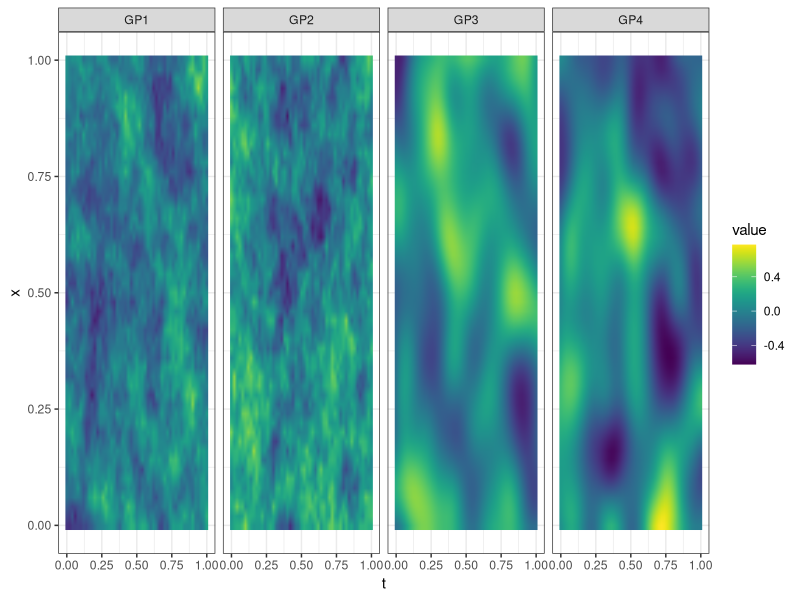
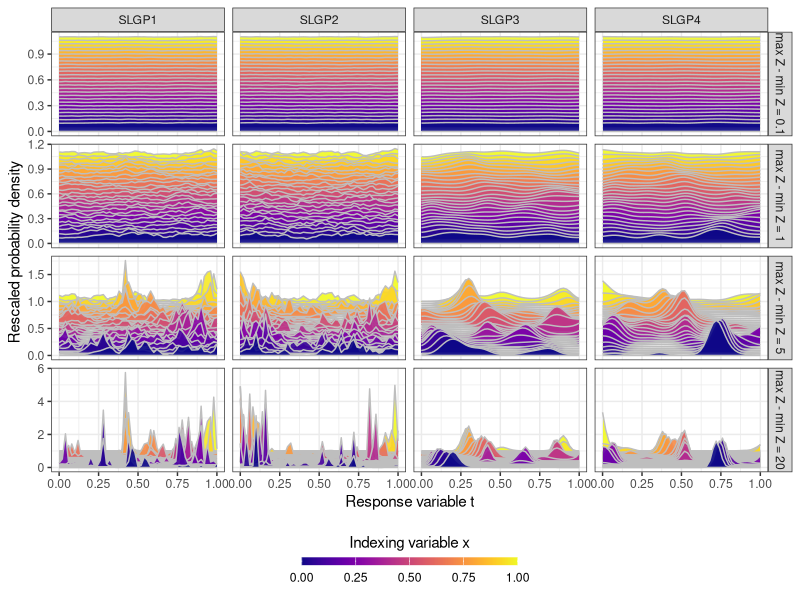
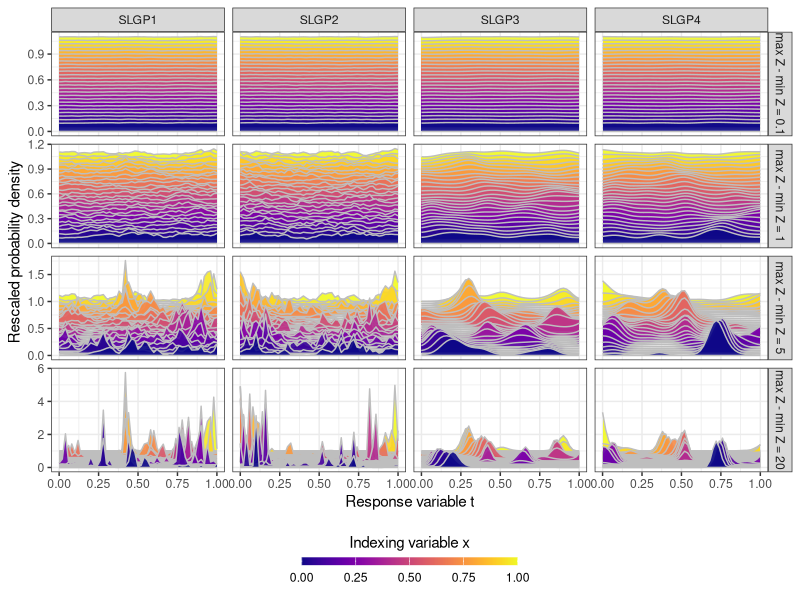

Generate these figures, in order, with R:
## ---- chunk 1
knitr::opts_chunk$set(echo = TRUE)
library(tidyverse)
library(ggplot2)
library(viridis)
## ---- chunk 2
library(MASS)

# Define a 2D grid
x <- seq(0, 1, length.out = 51)  
t <- seq(0, 1, length.out = 51) 
grid <- expand.grid(x = x, t = t)

# Exponential kernel covariance function
exp_cov <- function(x1, x2, var = 1, scale = 0.1) {
  dist_matrix <- as.matrix(dist(rbind(x1, x2), method = "euclidean"))[1:nrow(x1), (nrow(x1) + 1):(nrow(x1) + nrow(x2))]
  var * exp(-dist_matrix / scale)
}

# Gaussian kernel covariance function
gauss_cov <- function(x1, x2, var = 1, scale = 0.1) {
  dist_matrix <- as.matrix(dist(rbind(x1, x2), method = "euclidean"))[1:nrow(x1), (nrow(x1) + 1):(nrow(x1) + nrow(x2))]
  var * exp(-dist_matrix^2 / (2 * scale^2))
}

# Compute covariance matrices
cov_matrix_exp <- exp_cov(grid, grid)
cov_matrix_gauss <- gauss_cov(grid, grid)

set.seed(0)

# Draw samples from multivariate normal distribution
field_exp <- mvrnorm(n = 2, mu = rep(0, nrow(grid)), Sigma = cov_matrix_exp)
field_gauss <- mvrnorm(n = 2, mu = rep(0, nrow(grid)), Sigma = cov_matrix_gauss)

dfplot <- data.frame(rbind(grid, grid, grid, grid))
dfplot$value <- c(field_exp[1, ], field_exp[2, ],
                  field_gauss[1, ], field_gauss[2, ])
dfplot$name <- c(sapply(seq(4), function(x){rep(paste0("GP", x), nrow(grid))}))

library(dplyr)
# Controle the range
dfplot <- dfplot %>%
  group_by(name, x) %>%
  mutate(range = max(value)-min(value))%>%
  ungroup()%>%
  group_by(name) %>%
  mutate(range = max(range))%>%
  ungroup()%>%
  mutate(value=value/range)%>%
  dplyr::select(-range)

## ---- chunk 3
library(ggplot2)
library(viridis)
ggplot(dfplot, mapping=aes(x=t, y=x, fill=value))+
  geom_raster(interpolate=TRUE)+
  facet_grid(.~name)+  
  scale_fill_viridis(option = "viridis")+
  theme_bw()
## ---- chunk 4
dfplot2 <- rbind(dfplot, dfplot, dfplot, dfplot)
dfplot2$sigma <- c(sapply(c(0.1, 1, 5, 20), function(x){rep(x, nrow(dfplot))}))
dfplot2 <- dfplot2 %>%
  group_by(name, x, sigma)%>%
  mutate(value=sigma*value)%>%
  mutate(value=exp(value))%>%
  mutate(value=value/mean(value))%>%
  ungroup()%>%
  mutate(name=paste0("SL", name),
         sigma=paste0("max Z - min Z = ", sigma))
dfplot2$sigma <- factor(dfplot2$sigma,
                        levels =paste0("max Z - min Z = ", c(0.1, 1, 5, 20)))
scale_factor<- 0.1
dfplot2 %>%
  dplyr::filter(x %in% seq(0, 1,, 26))%>%
  ggplot(aes(x=t, ymax=scale_factor*value+x, ymin=x, group=-x, fill=x))+
  geom_ribbon(col="grey", alpha=0.9)+  # Add grey borders around each tile
  scale_fill_viridis(option = "plasma",
                     guide = guide_colorbar(nrow = 1,
                                            title = "Indexing variable x",
                                            barheight = unit(2, units = "mm"),
                                            barwidth = unit(55, units = "mm"),
                                            title.position = 'top',
                                            label.position = "bottom",
                                            title.hjust = 0.5))+
  facet_grid(sigma~name, scales = "free_y")+
  theme_bw()+
  theme(legend.position = "bottom")+
  ylab("Rescaled probability density")+
  xlab("Response variable t")
ggsave("./figures/ChoiceSigma.png", width=10, height=8)
